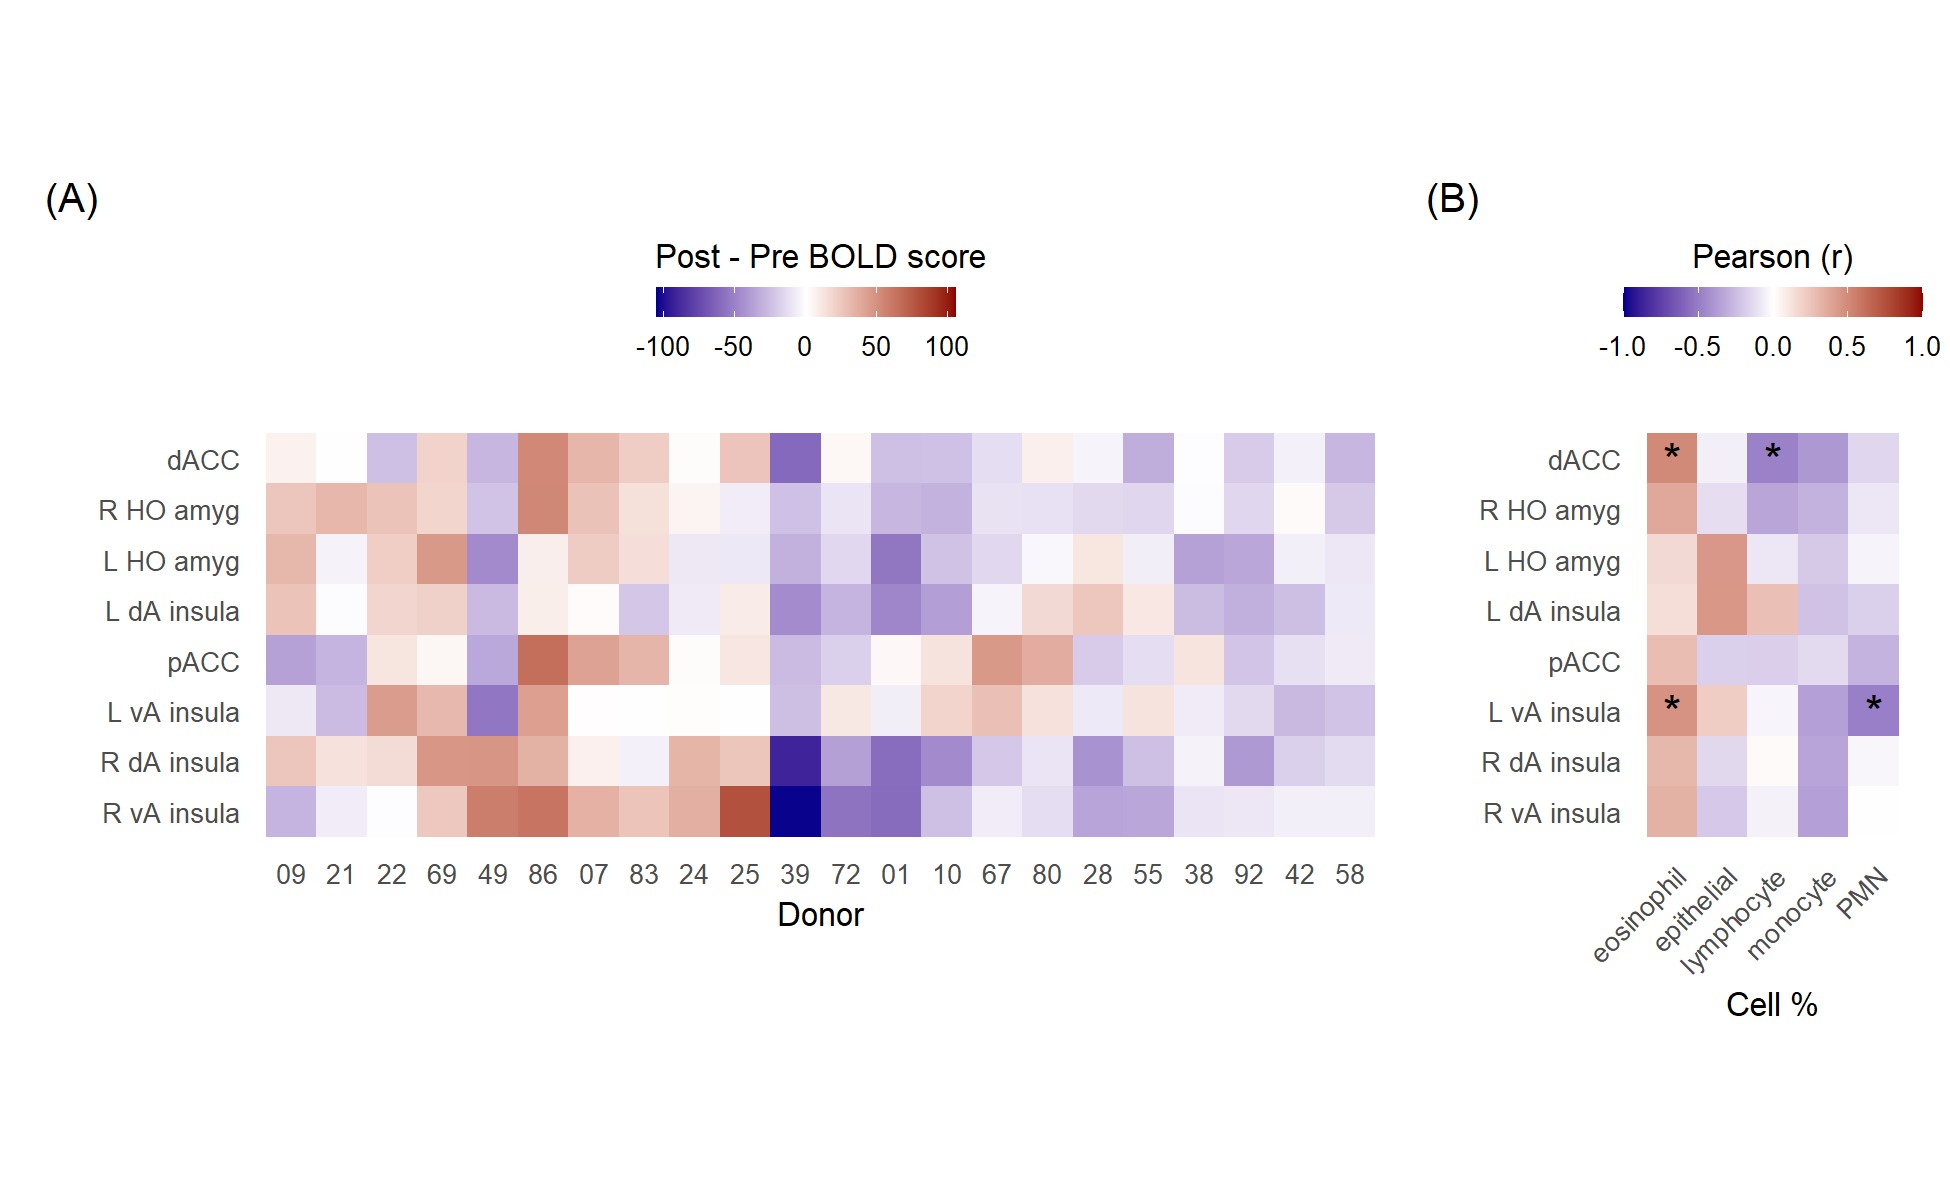

Write R code to recreate this figure.
library(tidyverse)
library(readxl)
library(Hmisc)
library(patchwork)

#### Data ####
#Time point 1 = visit 4
neuro <- read_excel(sheet="T1",
                    "data_raw/addtl.data/extraced.clusters.Matt.Altman_wbaseline_psychdata.xlsx") %>% 
  #long format
  pivot_longer(-idnum, names_to="neuro") %>% 
  #add sample variable
  mutate(visit="V4")

#Time point 2 = visit 5
neuro <- read_excel(sheet="T2",
                    "data_raw/addtl.data/extraced.clusters.Matt.Altman_wbaseline_psychdata.xlsx") %>% 
  #long format
  pivot_longer(-idnum, names_to="neuro") %>% 
  #add sample variable
  mutate(visit="V5") %>% 
  #Combine with other visit
  full_join(neuro)  %>% 
  #Format idnum to match RNAseq data
  mutate(idnum = paste("MA",idnum, sep="")) %>% 
  rename(donorID=idnum) %>% 
  #remove non fMRI vars
  filter(neuro != "BDI" & neuro != "LSI") %>% 
  #remove fxnal metrics
  filter(!grepl("3way",neuro) & !grepl("LPR", neuro)) %>% 
  #Remove failed sample
  filter(donorID != "MA1012") %>% 
  #Clean names
  mutate(neuro = gsub("_"," ",neuro)) %>%  
  mutate(visit = recode_factor(factor(visit), "V4"="Pre","V5"="Post")) %>% 
  mutate(neuro = gsub("amgy","amyg",neuro))

# Calculate delta
neuro.delta <- neuro %>% 
  pivot_wider(names_from = visit) %>% 
  mutate(delta=Post-Pre) %>% 
  #shorten donor ID
  mutate(donorID = gsub("^MA10","", donorID))

#### clustering ####
#Cluster order
neuro.delta.wide <- neuro.delta  %>%
  #wide format
  dplyr::select(-Pre,-Post) %>%
  pivot_wider(names_from = neuro, values_from = delta) %>%
  column_to_rownames("donorID")

ord.donor <- neuro.delta.wide %>% 
  dist(., method = "euclidean") %>% 
  hclust(., method="ward.D")

ord.neuro <- t(neuro.delta.wide) %>% 
  dist(., method = "euclidean") %>% 
  hclust(., method="ward.D")

#### Heatmap delta ####
plot1 <- neuro.delta %>% 
  mutate(donorID.ord = factor(donorID, 
                              levels=rownames(neuro.delta.wide)[ord.donor$order]),
         neuro.ord = factor(neuro, 
                              levels=colnames(neuro.delta.wide)[ord.neuro$order])) %>%

  ggplot(aes(x=donorID.ord, y=neuro.ord, fill=delta)) +
  geom_tile() +
  labs(x="Donor", fill="Post - Pre BOLD score") +
  # coord_flip() +
  coord_fixed()+
  theme(text = element_text(size=8),
    axis.title.y = element_blank(),
    panel.grid.major = element_blank(),
    panel.border = element_blank(),
    panel.background = element_blank(),
    axis.ticks = element_blank(),
    legend.position = "top", legend.direction = "horizontal")+
  guides(fill = guide_colorbar(barwidth = 5, barheight = 0.5,
                               title.position = "top", title.hjust = 0.5)) +
  scale_fill_gradient2(low="darkblue",mid="white",high="darkred",
                       limits=c(-105,105))
# plot1

#### Cell data ####
load("data_clean/P337_BAL_data.RData")

cell.delta <- dat.BAL.abund.norm.voom$targets %>% 
  select(visit, donorID, ends_with(".pct")) %>% 
  pivot_longer(EOS.pct:Epi.pct) %>% 
  pivot_wider(names_from = visit) %>% 
  mutate(delta=V5-V4) %>% 
  select(-V4, -V5) %>% 
  pivot_wider(values_from = delta) %>% 
  arrange(donorID) %>% 
  #shorten donor ID
  mutate(donorID = gsub("^MA10","", donorID))

#### combine data ####
X <- neuro.delta %>% 
  select(donorID, neuro, delta) %>% 
  pivot_wider(names_from = neuro, values_from = delta) %>% 
  full_join(cell.delta) %>%
  rename_all(~gsub(".pct", " %",.)) %>%
  # rename_all(~gsub("_"," ",.)) %>%
  column_to_rownames("donorID") %>%
  as.matrix()

#### Correlation ####
cor.result <- Hmisc::rcorr(X, type = "pearson")

R <- as.data.frame(cor.result$r) %>% 
  rownames_to_column() %>% 
  filter(grepl(" %",rowname)) %>% 
  column_to_rownames() %>% 
  select(!ends_with(" %")) %>% 
  as.matrix()

P <- as.data.frame(cor.result$P) %>% 
  rownames_to_column() %>% 
  filter(grepl(" %",rowname)) %>% 
  column_to_rownames() %>% 
  select(!ends_with(" %")) %>% 
  as.matrix()

#### clustering ####
#Cluster order
ord.cell <- R %>% 
  dist(., method = "euclidean") %>% 
  hclust(., method="ward.D")

#Use same neuro order as first heatmap

#### combine all pearson data ####
cor.arrange <- as.data.frame(cor.result$r) %>% 
  rownames_to_column("X_variable") %>% 
  pivot_longer(-X_variable, values_to = "r")
cor.arrange <- as.data.frame(cor.result$P) %>% 
  rownames_to_column("X_variable") %>% 
  pivot_longer(-X_variable, values_to = "p") %>% 
  full_join(cor.arrange) %>% 
  filter(grepl(" %",X_variable) & !grepl(" %",name)) %>% 
  #order by cluster
  mutate(cell.ord = factor(X_variable, 
                              levels=rownames(R)[ord.cell$order]),
         neuro.ord = factor(name, 
                            levels=colnames(neuro.delta.wide)[ord.neuro$order])) %>%
  #signif label
  mutate(label = ifelse(p < 0.05, "*",""),
         FDR = p.adjust(p),
         label2 = ifelse(FDR < 0.05, "*","")) %>% 
  #cell labels
  mutate(cell.lab = recode(X_variable,
                           "EOS %"="eosinophil",
                           "PMN %"="neutrophil",
                           "LYM %"="lymphocyte",
                           "MONO %"="monocyte",
                           "Epi %"="epithelial"))

#### Heatmap cell % pearson ####
plot2 <- cor.arrange %>% 
  
  ggplot(aes(x=reorder(cell.lab, cell.ord), y=neuro.ord, fill=r)) +
  geom_tile() +
  geom_text(aes(label = label)) +
  labs(x="Cell %", fill="Pearson (r)") +
  # coord_flip() +
  coord_fixed()+
  theme(text = element_text(size=8),
    axis.title.y = element_blank(),
    panel.grid.major = element_blank(),
    panel.border = element_blank(),
    panel.background = element_blank(),
    axis.ticks = element_blank(),
    axis.text.x = element_text(angle = 45, hjust=1),
    legend.position = "top", legend.direction = "horizontal")+
  guides(fill = guide_colorbar(barwidth = 5, barheight = 0.5,
                               title.position = "top", title.hjust = 0.5)) +
  scale_fill_gradient2(low="darkblue",mid="white",high="darkred",
                       limits=c(-1,1))
# plot2


#### Save ####

plot <- plot1 + plot2 + 
  plot_annotation(tag_levels = "A", tag_prefix = "(", tag_suffix = ")")

plot

ggsave("publication/FigS4.fMRI.png", plot, width=6.5, height=4)
ggsave("publication/FigS4.fMRI.pdf", plot, width=6.5, height=4)
